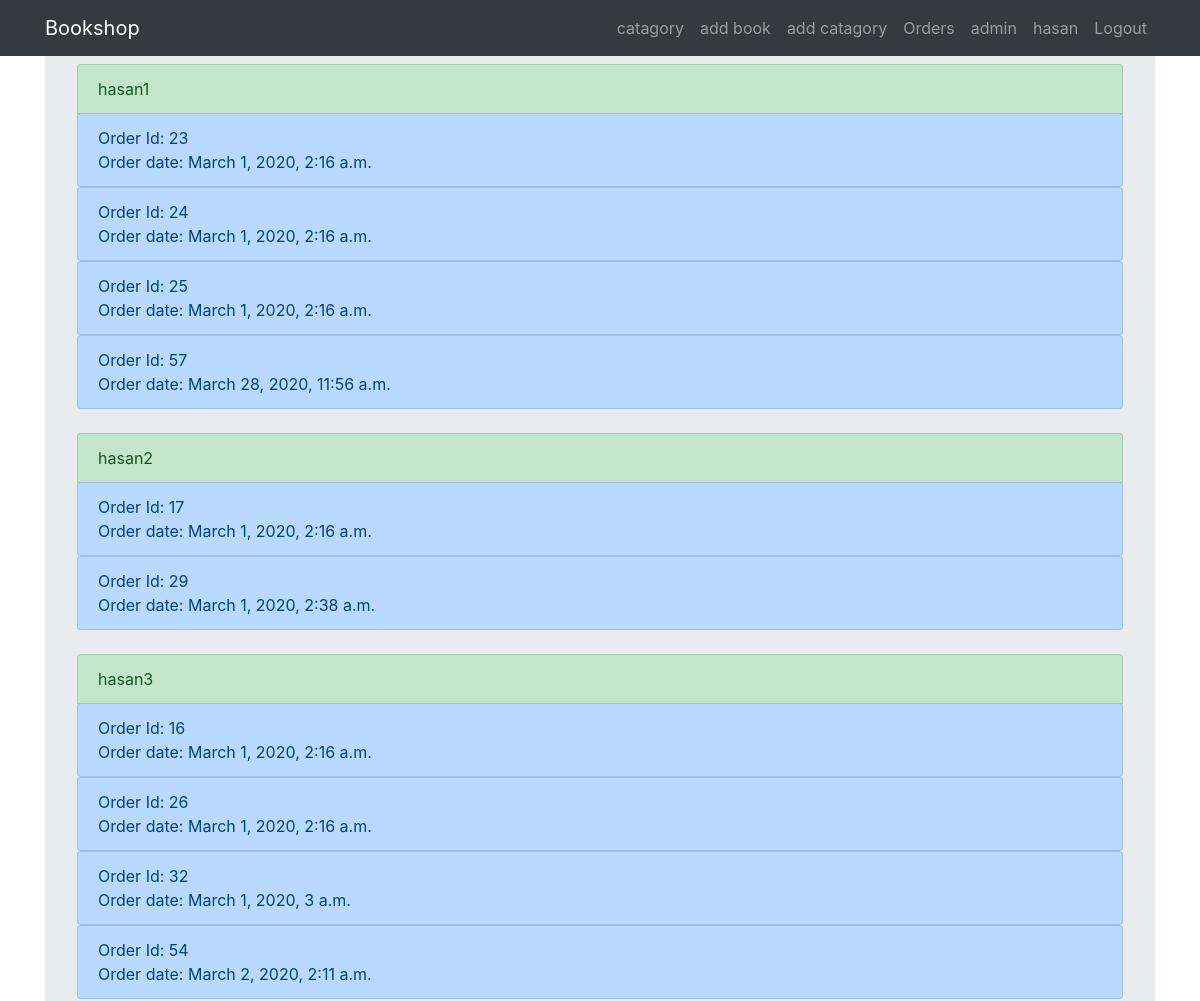
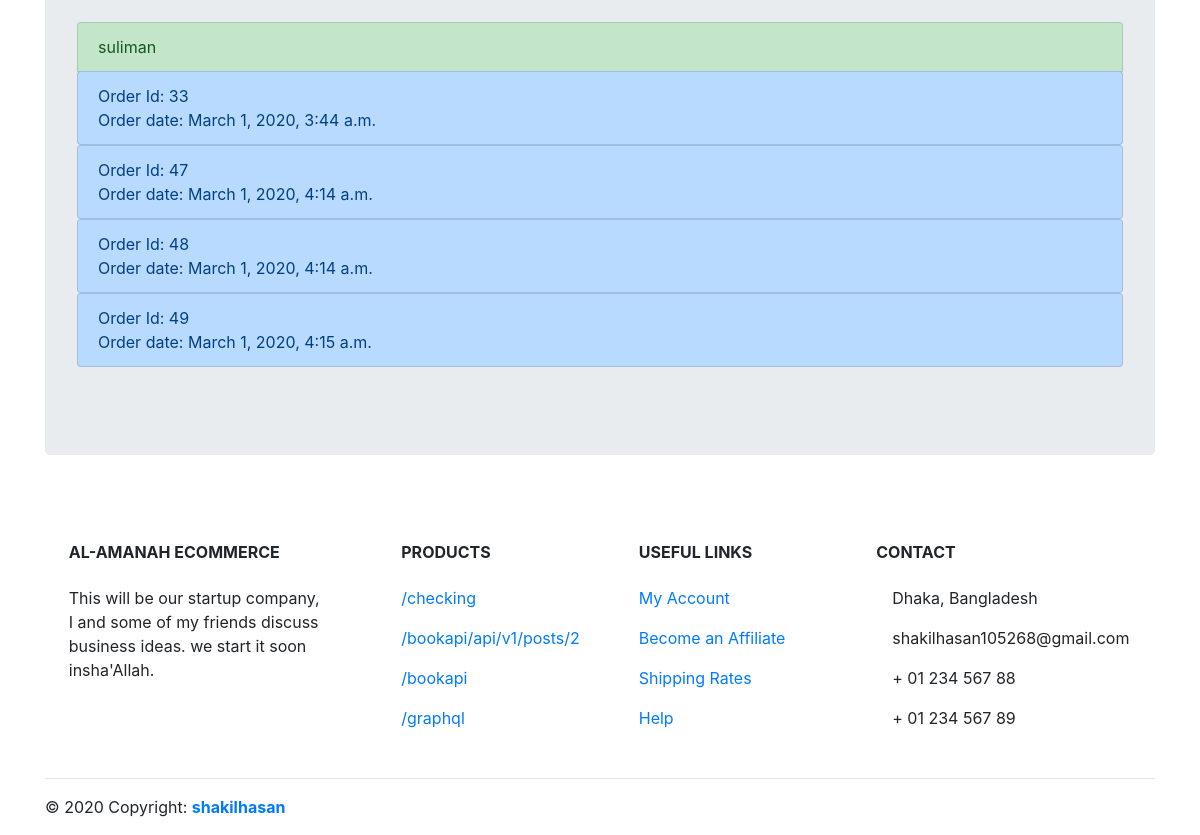
Page /order (signed in) on the committed database (2 pictures, top to bottom).
### buy/models.py (models this page shows, shortened)
class Order(models.Model):
    user = models.ForeignKey(User, on_delete=models.CASCADE, blank=True, null=True)
    name = models.CharField(max_length=100,default=1)
    phone = models.CharField(max_length=100,default=1)
    aphone =models.CharField(max_length=100,default=1)
    country = models.CharField(max_length=100,default=1)
    district = models.CharField(max_length=100,default=1)
    thana = models.CharField(max_length=100,default=1)
    address = models.CharField(max_length=1000,default=1)
    total = models.IntegerField(default=1)
    date = models.DateTimeField(auto_now=True)

### buy/views.py (the view)
# urls.py: path('order', views.order, name='order'),
def order(request):
    template = loader.get_template('buy/order.html')
    if request.user.is_superuser:
        order = Order.objects.all()
        u = User.objects.all()
        context = {'order':order,'u':u}
        return HttpResponse(template.render(context, request))

### buy/templates/buy/order.html
{% extends 'base.html' %}
{% load static %}
{% block content %}
{% for u in u %}
{% if not u.is_superuser %}
<ul class="list-group">
 <li class="list-group-item list-group-item-success" href="#" >{{u.username}}</li>
      {% for order in order %}
       {% if order.user == u %}
        <div class="list-group">
            <a href="{% url 'order_detail' order.id %}" class="list-group-item list-group-item-action list-group-item-primary">
            Order Id: {{order.id}} <br>Order date: {{order.date}} </a>
          </div>
        {% endif %}
    {% endfor %}
</ul>
<br>
{% endif %}
{% endfor %}
{% endblock %}

### templates/base.html (shortened to what this page needs)
{% load static %}
<html>
   <head>
   {% load staticfiles %}
      <link href="{% static 'css/bootstrap.min.css' %}" rel="stylesheet">
      <link rel="stylesheet" href="{% static 'css/style.css' %}">
   </head>
   <body>
<nav class="navbar navbar-expand-sm bg-dark navbar-dark fixed-top"  >
  <div class="container">
  <a class="navbar-brand" href="{% url 'book_home' %}">Bookshop</a>
  <div class="collapse navbar-collapse" id="navbarResponsive">
  <ul class="navbar-nav ml-auto">
    <li class="nav-item ">
      <a class="nav-link" href="{% url 'catagory_home' %}">catagory</a>
    </li>
    {% if user.is_authenticated %}
    {% if user.is_superuser %}
    <li class="nav-item">
      <a class="nav-link" href="{% url 'book_add' %}">add book</a>
    </li>
    <li class="nav-item">
      <a class="nav-link" href="{% url 'catagory_add' %}">add catagory</a>
    </li>
    <li class="nav-item">
      <a class="nav-link" href="{% url 'order' %}">Orders</a>
    </li>
    <li class="nav-item">
      <a class="nav-link" href="http://127.0.0.1:8000/admin/">admin</a>
    </li>
    {% endif %}
    <li class="nav-item">
      <a class="nav-link" >{{user.username}}</a>
    </li>
    <li class="nav-item">
      <a class="nav-link" href="{% url 'logout' %}" >Logout</a>
    </li>
    {% endif %}
  </ul>
</div>
</div>
</nav>
<div class="container">
      <div class="jumbotron">
         {% block content %}
         {% endblock %}
      </div>
</div>
<footer class="page-footer font-small mdb-color pt-4">
  <div class="container text-center text-md-left">
    <div class="row text-center text-md-left mt-3 pb-3">
      <div class="col-md-3 col-lg-3 col-xl-3 mx-auto mt-3">
        <h6 class="text-uppercase mb-4 font-weight-bold">al-amanah ecommerce</h6>
        <p>This will be our startup company, I and some of my friends discuss business ideas.
          we start it soon insha'Allah.</p>
      </div>
      <div class="col-md-2 col-lg-2 col-xl-2 mx-auto mt-3">
        <h6 class="text-uppercase mb-4 font-weight-bold">Products</h6>
        <p>  <a href="http://127.0.0.1:8000/checking/">/checking</a>  </p>
        <p>  <a href="http://127.0.0.1:8000/bookapi/api/v1/posts/2/">/bookapi/api/v1/posts/2</a>  </p>
        <p>  <a href="http://127.0.0.1:8000/bookapi/">/bookapi</a>  </p>
        <p>  <a href="http://127.0.0.1:8000/graphql/">/graphql</a>  </p>
      </div>
      <div class="col-md-3 col-lg-2 col-xl-2 mx-auto mt-3">
        <h6 class="text-uppercase mb-4 font-weight-bold">Useful links</h6>
        <p>  <a href="#!">My Account</a>  </p>
        <p>  <a href="#!">Become an Affiliate</a>  </p>
        <p>  <a href="#!">Shipping Rates</a>  </p>
        <p>  <a href="#!">Help</a></p>
      </div>
      <div class="col-md-4 col-lg-3 col-xl-3 mx-auto mt-3">
        <h6 class="text-uppercase mb-4 font-weight-bold">Contact</h6>
        <p> Dhaka, Bangladesh</p>
        <p> shakilhasan105268@gmail.com</p>
        <p>   + 01 234 567 88</p>
        <p>   + 01 234 567 89</p>
      </div>
    </div>
    <hr>
    <div class="row d-flex align-items-center">
      <div class="col-md-7 col-lg-8">
        <p class="text-center text-md-left">© 2020 Copyright:  <a href="#">  <strong>shakilhasan</strong></a>  </p>
      </div>
      <div class="col-md-5 col-lg-4 ml-lg-0">
        <div class="text-center text-md-right">
          <ul class="list-unstyled list-inline">
            <li class="list-inline-item">
              <a class="btn-floating btn-sm rgba-white-slight mx-1">
              </a>
            </li>
            <li class="list-inline-item">
              <a class="btn-floating btn-sm rgba-white-slight mx-1">
              </a>
            </li>
            <li class="list-inline-item">
              <a class="btn-floating btn-sm rgba-white-slight mx-1">
              </a>
            </li>
            <li class="list-inline-item">
              <a class="btn-floating btn-sm rgba-white-slight mx-1">
              </a>
            </li>
          </ul>
        </div>
      </div>
    </div>
  </div>
</footer>
    </body>
</html>

### rows in the picture
Order: id "23", date "March 1, 2020, 2:16 a.m."
Order: id "24", date "March 1, 2020, 2:16 a.m."
Order: id "25", date "March 1, 2020, 2:16 a.m."
Order: id "57", date "March 28, 2020, 11:56 a.m."
Order: id "17", date "March 1, 2020, 2:16 a.m."
Order: id "29", date "March 1, 2020, 2:38 a.m."
Order: id "16", date "March 1, 2020, 2:16 a.m."
Order: id "26", date "March 1, 2020, 2:16 a.m."
Order: id "32", date "March 1, 2020, 3 a.m."
Order: id "54", date "March 2, 2020, 2:11 a.m."
Order: id "33", date "March 1, 2020, 3:44 a.m."
Order: id "47", date "March 1, 2020, 4:14 a.m."
Order: id "48", date "March 1, 2020, 4:14 a.m."
Order: id "49", date "March 1, 2020, 4:15 a.m."

### other values in the picture
{{ user.username }} "hasan"
{{ u.username }} "hasan1"
{{ u.username }} "hasan2"
{{ u.username }} "hasan3"
{{ u.username }} "suliman"
